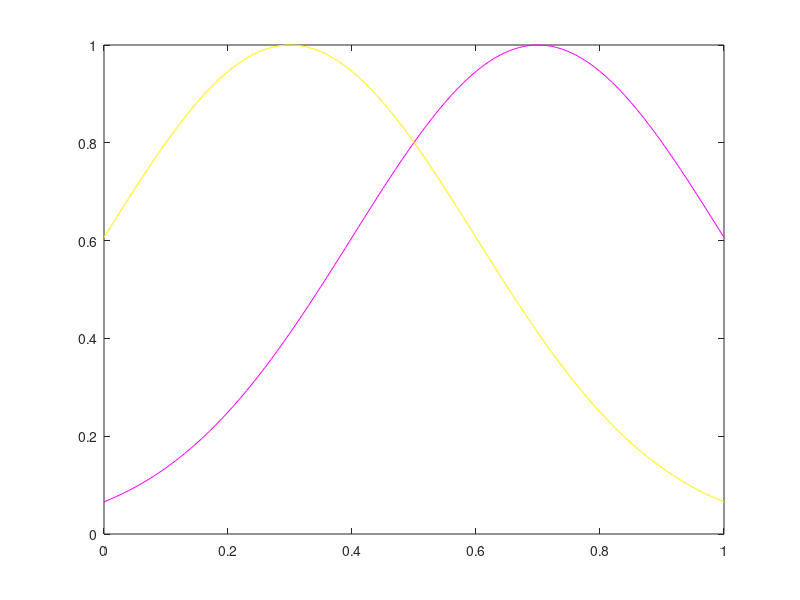

Here is the MATLAB script that generated this plot: (Note: this script raises an error after producing the figure.)
x=0.0:0.01:1;
A=gaussmf(x,[0.3,0.7]);
B=gaussmf(x,[0.3,0.3]);

plot(x,A,'m')
hold on

plot(x,B,'y')
hold on

plot(x,mycomplementary(B,0.5),'b')
hold on
% title('complementary')

plot(x,mytnorm(A,B,0.5),'g')
hold on
%  title('T-norm')

plot(x,mysnorm(A,B,0.5),'r')
 title('S-norm')
 
xlabel('Guassmf')
legend('A','B','B Comp','Tnorm','Snorm')